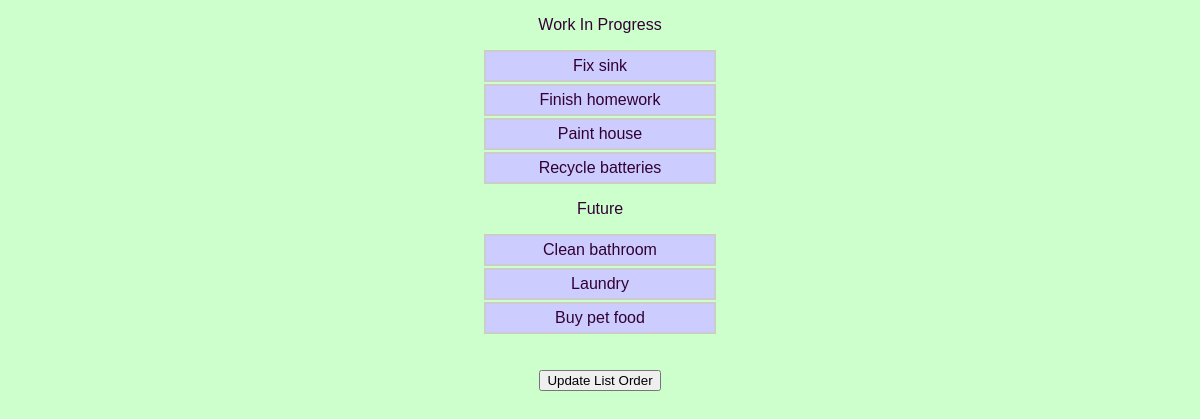
The page /todos/ on the database its author committed.
### todos/models.py (models this page shows)
class Todo(models.Model):
	task = models.CharField(max_length=200)
	task_row_order = models.IntegerField()
	section = models.CharField(default="Blank", max_length=100, choices=SECTIONS)
	def __str__(self):
		return self.task

### todos/views.py (the view, shortened to what this page needs)
class IndexView(View):
	template = "todos/index.html"
	def get(self, request):
		todos = Todo.objects.all().order_by('task_row_order')
		print(todos)
		return render(request, self.template, {'todos': todos})

### todos/templates/todos/index.html (shortened to what this page needs)
<!DOCTYPE html>
{% load staticfiles %}
<html>
<head>
<link rel="stylesheet" href="{% static 'css/base.css' %}">
</head>
<body>
	<form method="POST" action="/"> {% csrf_token %}
	<p>Work In Progress</p>
		<ul id="sortable1" class="connectedSortable">
		{% for todo in todos %}
			{% if todo.section == 'wip' %}
			<li id="item_{{todo.task_row_order}}">{{todo.task}}</li>
			{% endif %}
		{% endfor %}
		</ul>
	<p>Future</p>
		<ul id="sortable2" class="connectedSortable">
		{% for todo in todos %}
			{% if todo.section == 'future' %}
			<li id="item_{{todo.task_row_order}}">{{todo.task}}</li>
			{% endif %}
		{% endfor %}
		</ul>
	</form>
<br>
<p><button type="button" id="update_list">Update List Order</button></p>
</body>
</html>

### static/css/base.css (style rules this page uses)
body, html { background-color:#CCFFCC; font-family:sans-serif; color:#330033; text-align:center; }
ul { margin:auto; width:20%; text-align:center; }
li { list-style-type:none; padding:5px; margin:2px; background-color:#CCCCFF; border:2px double #CCCCCC; }
ul, menu, dir { -webkit-padding-start: 0px; }

### rows shown on the page
Todo: task "Fix sink"
Todo: task "Finish homework"
Todo: task "Paint house"
Todo: task "Recycle batteries"
Todo: task "Clean bathroom"
Todo: task "Laundry"
Todo: task "Buy pet food"
